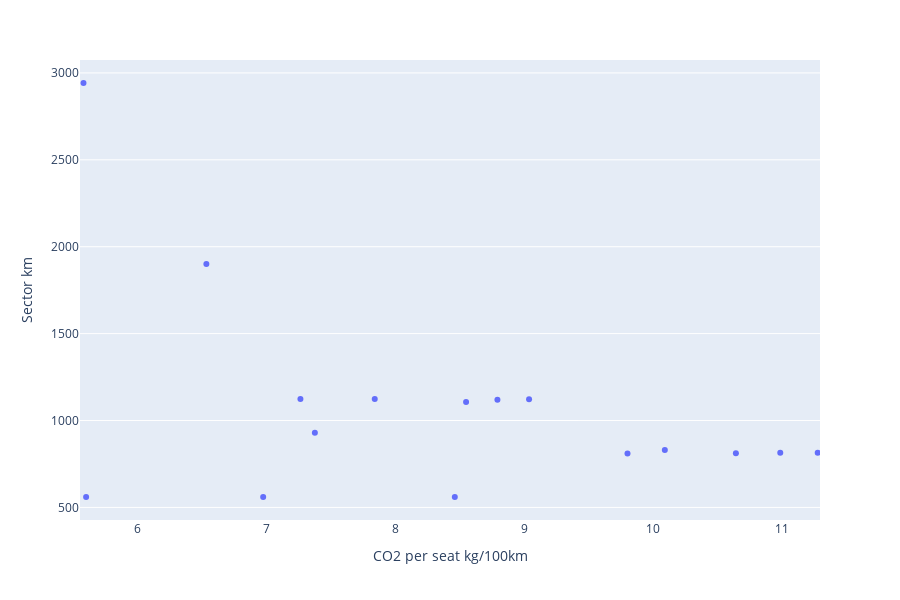

Notebook cell for this chart:
### Code cell
px.box(
    aircrafts_used_by_big_polluters.reset_index(),
    x="CO2 per seat kg/100km",
    y= "Sector km",
    points="all",
    hover_data = ["CO2 kg/km", "CO2 per seat kg/100km"],
    hover_name ="Model")

### Figure 1 — Plotly figure (JSON) as saved in the notebook; plotly's stock layout.template omitted (floating-point values rounded to 4 significant figures)
{"data": [{"alignmentgroup": "True", "boxpoints": "all", "customdata": [[3.888, 6.982], [4.382, 5.608], [9.042, 6.539], [9.32, 5.585], [6.295, 11.28], [8.209, 7.381], [6.141, 10.99], [8.332, 10.65], [9.644, 9.808], [3.549, 10.1], [2.839, 8.467], [4.783, 8.556], [8.024, 9.043], [8.641, 8.799], [9.999, 7.846], [9.906, 7.27]], "hoverlabel": {"namelength": 0}, "hovertemplate": "<b>%{hovertext}</b><br><br>CO2 per seat kg/100km=%{customdata[1]}<br>Sector km=%{y}<br>CO2 kg/km=%{customdata[0]}", "hovertext": ["ATR 42", "ATR 72", "Airbus A319-100", "Airbus A320-200", "Bombardier CRJ-100", "Bombardier CRJ-1000", "Bombardier CRJ-200", "Bombardier CRJ-700", "Bombardier CRJ-900", "Dornier Do-328", "Embraer EMB-120 Brasilia", "Embraer ERJ-145", "Embraer ERJ-170", "Embraer ERJ-175", "Embraer ERJ-190", "Embraer ERJ-195"], "legendgroup": "", "marker": {"color": "#636efa"}, "name": "", "notched": false, "offsetgroup": "", "orientation": "v", "showlegend": false, "type": "box", "x": [6.982, 5.608, 6.539, 5.585, 11.28, 7.381, 10.99, 10.65, 9.808, 10.1, 8.467, 8.556, 9.043, 8.799, 7.846, 7.27], "x0": " ", "xaxis": "x", "y": [560, 560, 1900, 2942, 814.5, 930, 815, 811.5, 810.5, 830, 560, 1107, 1122, 1120, 1124, 1124], "y0": " ", "yaxis": "y"}], "layout": {"boxmode": "group", "height": 600, "legend": {"tracegroupgap": 0}, "margin": {"t": 60}, "xaxis": {"anchor": "y", "domain": [0, 1], "title": {"text": "CO2 per seat kg/100km"}}, "yaxis": {"anchor": "x", "domain": [0, 1], "title": {"text": "Sector km"}}}}
